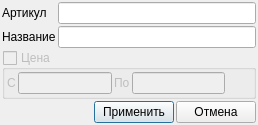
<?xml version="1.0" encoding="UTF-8"?>
<ui version="4.0">
 <class>Dialog</class>
 <widget class="QDialog" name="Dialog">
  <property name="geometry">
   <rect>
    <x>0</x>
    <y>0</y>
    <width>258</width>
    <height>122</height>
   </rect>
  </property>
  <property name="windowTitle">
   <string>Фильтр</string>
  </property>
  <layout class="QGridLayout" name="gridLayout">
   <property name="leftMargin">
    <number>2</number>
   </property>
   <property name="topMargin">
    <number>2</number>
   </property>
   <property name="rightMargin">
    <number>2</number>
   </property>
   <property name="bottomMargin">
    <number>2</number>
   </property>
   <property name="spacing">
    <number>2</number>
   </property>
   <item row="1" column="1">
    <widget class="QLineEdit" name="le_article_name"/>
   </item>
   <item row="0" column="0">
    <widget class="QLabel" name="label">
     <property name="text">
      <string>Артикул</string>
     </property>
    </widget>
   </item>
   <item row="0" column="1">
    <widget class="QLineEdit" name="le_article"/>
   </item>
   <item row="1" column="0">
    <widget class="QLabel" name="label_2">
     <property name="text">
      <string>Название</string>
     </property>
    </widget>
   </item>
   <item row="2" column="0" colspan="2">
    <widget class="QGroupBox" name="le_article_price">
     <property name="enabled">
      <bool>false</bool>
     </property>
     <property name="title">
      <string>Цена</string>
     </property>
     <property name="checkable">
      <bool>true</bool>
     </property>
     <property name="checked">
      <bool>false</bool>
     </property>
     <layout class="QGridLayout" name="gridLayout_2">
      <property name="leftMargin">
       <number>2</number>
      </property>
      <property name="topMargin">
       <number>2</number>
      </property>
      <property name="rightMargin">
       <number>2</number>
      </property>
      <property name="bottomMargin">
       <number>2</number>
      </property>
      <property name="spacing">
       <number>2</number>
      </property>
      <item row="0" column="2">
       <widget class="QLabel" name="label_4">
        <property name="text">
         <string>По</string>
        </property>
       </widget>
      </item>
      <item row="0" column="0">
       <widget class="QLabel" name="label_3">
        <property name="text">
         <string>С</string>
        </property>
       </widget>
      </item>
      <item row="0" column="3">
       <widget class="QLineEdit" name="le_article_price_to"/>
      </item>
      <item row="0" column="1">
       <widget class="QLineEdit" name="le_article_price_from"/>
      </item>
      <item row="0" column="4">
       <spacer name="horizontalSpacer_2">
        <property name="orientation">
         <enum>Qt::Horizontal</enum>
        </property>
        <property name="sizeHint" stdset="0">
         <size>
          <width>40</width>
          <height>20</height>
         </size>
        </property>
       </spacer>
      </item>
     </layout>
    </widget>
   </item>
   <item row="4" column="0" colspan="2">
    <layout class="QHBoxLayout" name="horizontalLayout_2">
     <item>
      <spacer name="horizontalSpacer">
       <property name="orientation">
        <enum>Qt::Horizontal</enum>
       </property>
       <property name="sizeHint" stdset="0">
        <size>
         <width>40</width>
         <height>20</height>
        </size>
       </property>
      </spacer>
     </item>
     <item>
      <widget class="QPushButton" name="pushButton_2">
       <property name="text">
        <string>Применить</string>
       </property>
      </widget>
     </item>
     <item>
      <widget class="QPushButton" name="pushButton">
       <property name="text">
        <string>Отмена</string>
       </property>
      </widget>
     </item>
    </layout>
   </item>
   <item row="3" column="0">
    <spacer name="verticalSpacer">
     <property name="orientation">
      <enum>Qt::Vertical</enum>
     </property>
     <property name="sizeHint" stdset="0">
      <size>
       <width>20</width>
       <height>40</height>
      </size>
     </property>
    </spacer>
   </item>
  </layout>
 </widget>
 <tabstops>
  <tabstop>le_article</tabstop>
  <tabstop>le_article_name</tabstop>
  <tabstop>le_article_price</tabstop>
  <tabstop>le_article_price_from</tabstop>
  <tabstop>le_article_price_to</tabstop>
  <tabstop>pushButton_2</tabstop>
  <tabstop>pushButton</tabstop>
 </tabstops>
 <resources/>
 <connections>
  <connection>
   <sender>pushButton</sender>
   <signal>clicked()</signal>
   <receiver>Dialog</receiver>
   <slot>ui_can()</slot>
   <hints>
    <hint type="sourcelabel">
     <x>228</x>
     <y>107</y>
    </hint>
    <hint type="destinationlabel">
     <x>234</x>
     <y>176</y>
    </hint>
   </hints>
  </connection>
  <connection>
   <sender>pushButton_2</sender>
   <signal>clicked()</signal>
   <receiver>Dialog</receiver>
   <slot>ui_acc()</slot>
   <hints>
    <hint type="sourcelabel">
     <x>139</x>
     <y>110</y>
    </hint>
    <hint type="destinationlabel">
     <x>150</x>
     <y>184</y>
    </hint>
   </hints>
  </connection>
 </connections>
 <slots>
  <slot>ui_acc()</slot>
  <slot>ui_can()</slot>
 </slots>
</ui>
